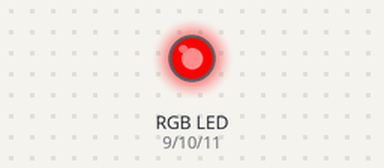
Bench run of a sketch on a simulated Arduino Uno, built with avr-gcc and run on an emulated ATmega328P. On the bench: an RGB LED mixed from three pins (HIGH = lit).

Above: at 5.0 s.
At 15.0 s:
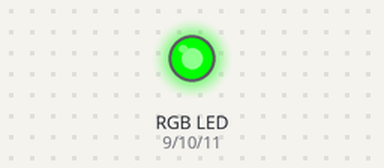
At 25.0 s:
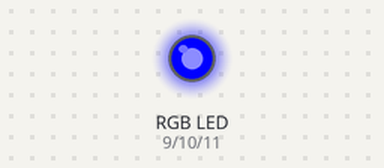
Timing chart, 0 to 39.0 s (numbered marks = the images above):
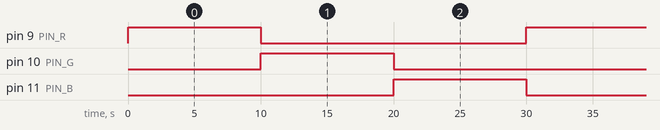

Measured:
- by itself, pin 9 (PIN_R), pin 10 (PIN_G), pin 11 (PIN_B): alternates HIGH for 10.0 s and LOW for 20.0 s
- by itself, everything shown: repeats every 30.0 s, in 3 steps

The sketch:

sketch.ino
```cpp
/**
 * questo programma cambia il colore di un led rgb
 *
 * questo programma cambia il colore di un led rgb utilizzando intervalli non bloccanti
 *
 */

// definizione costanti
#define PIN_R 9
#define PIN_G 10
#define PIN_B 11
#define DELAY 10000

// dichiarazione variabili
unsigned long tempo;
enum Stato { ROSSO, VERDE, BLU };
Stato stato = ROSSO;

// setup dell'ambiente
void setup() {

  pinMode(PIN_R, OUTPUT);
  pinMode(PIN_G, OUTPUT);
  pinMode(PIN_B, OUTPUT);

  tempo = millis();

  impostaColore(255,0,0);

}

// ciclo principale del programma
void loop() {

  // se tempo corrente meno tempo salvato è maggiore di DELAY
  if( ( millis() - tempo ) >= DELAY ) {

    // cambio di stato
    switch(stato) {
      case ROSSO:
        stato = VERDE;
        impostaColore(0, 255, 0);
        break;
      case VERDE:
        stato = BLU;
        impostaColore(0, 0, 255);
        break;
      case BLU:
        stato = ROSSO;
        impostaColore(255, 0, 0);
        break;
    }

    // aggiorno il tempo trascorso
    tempo = millis();

  }

}

// funzione per l'impostazione del colore
void impostaColore(int r, int g, int b) {
  analogWrite(PIN_R, r);
  analogWrite(PIN_G, g);
  analogWrite(PIN_B, b);
}
```
